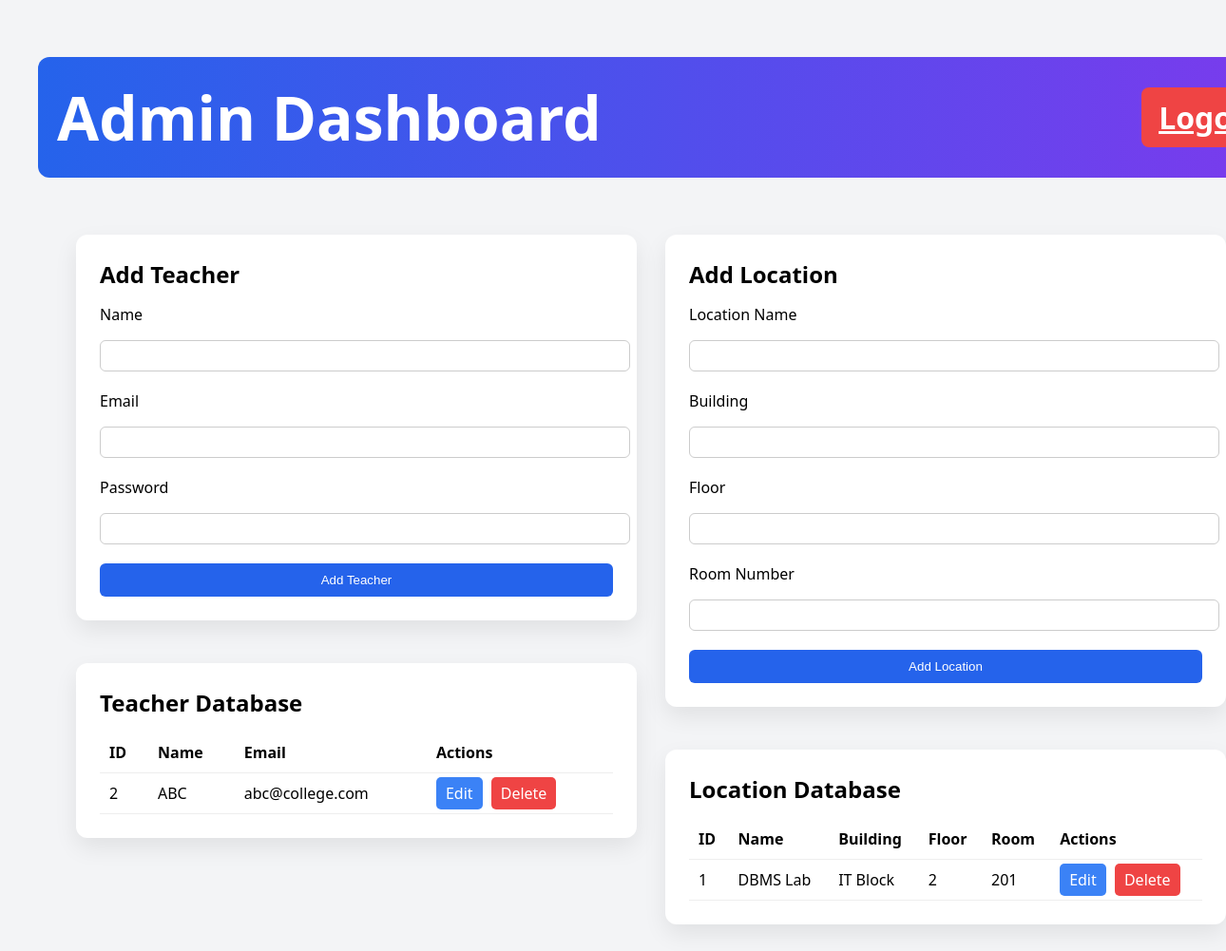
The page /admin (signed in) on the database as committed earlier.
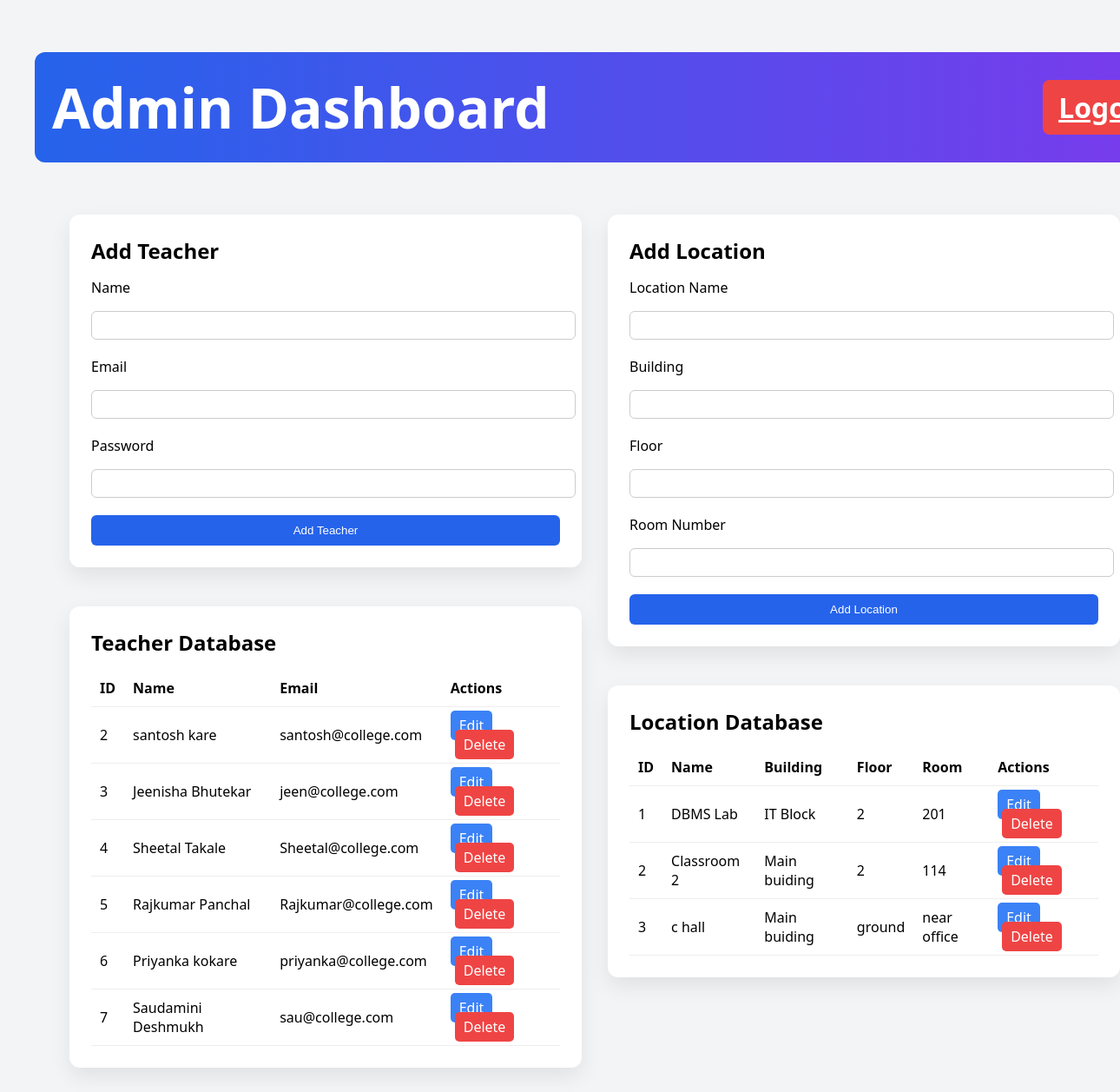
The same page on the database as committed later.
### tables this page shows
CREATE TABLE users (
        id INTEGER PRIMARY KEY AUTOINCREMENT,
        name TEXT,
        email TEXT UNIQUE,
        password TEXT,
        role TEXT
    );

CREATE TABLE locations (
        id INTEGER PRIMARY KEY AUTOINCREMENT,
        name TEXT,
        building TEXT,
        floor TEXT,
        room_number TEXT,
        x INTEGER,
        y INTEGER
    );

### app.py (the view)
@app.route("/admin")
def admin_dashboard():
    if "role" not in session or session["role"] != "admin":
        return redirect("/login")
    conn = get_db_connection()
    teachers = conn.execute(
        "SELECT * FROM users WHERE role='teacher'"
    ).fetchall()
    locations = conn.execute(
        "SELECT * FROM locations"
    ).fetchall()
    conn.close()
    return render_template(
        "admin_dashboard.html",
        teachers=teachers,
        locations=locations)
    return render_template("admin_dashboard.html")

### app.py (called while the page is built)
def get_db_connection():
    conn = sqlite3.connect(DB_NAME)
    conn.row_factory = sqlite3.Row
    return conn

### templates/admin_dashboard.html (shortened to what this page needs)
<!DOCTYPE html>
<html>
<head>
    <link rel="stylesheet" href="{{ url_for('static', filename='css/style.css') }}">
</head>
<body>
<div class="container">
    <div class="header">
        <h1>Admin Dashboard</h1>
        <a href="/logout" class="btn btn-danger">Logout</a>
    </div>
<div class="admin-grid">
    <div class="admin-left">
        <div class="admin-card">
            <h2>Add Teacher</h2>
            <form action="/add_teacher" method="POST">
                <label>Name</label>
                <input type="text" name="name" required>
                <label>Email</label>
                <input type="email" name="email" required>
                <label>Password</label>
                <input type="text" name="password" required>
                <button type="submit">Add Teacher</button>
            </form>
        </div>
        <div class="admin-card">
            <h2>Teacher Database</h2>
            <table>
                <tr>
                    <th>ID</th>
                    <th>Name</th>
                    <th>Email</th>
                    <th>Actions</th>
                </tr>
                {% for teacher in teachers %}
                <tr>
                    <td>{{ teacher.id }}</td>
                    <td>{{ teacher.name }}</td>
                    <td>{{ teacher.email }}</td>
                    <td>
                        <a href="/edit_teacher/{{ teacher.id }}" class="edit-btn">Edit</a>
                        <a href="/delete_teacher/{{ teacher.id }}" class="delete-btn">Delete</a>
                    </td>
                </tr>
                {% endfor %}
            </table>
        </div>
    </div>
<div class="admin-right">
    <div class="admin-card">
        <h2>Add Location</h2>
        <form action="/add_location" method="POST">
            <label>Location Name</label>
            <input type="text" name="name">
            <label>Building</label>
            <input type="text" name="building">
            <label>Floor</label>
            <input type="text" name="floor">
            <label>Room Number</label>
            <input type="text" name="room_number">
            <button type="submit">Add Location</button>
        </form>
    </div>
    <div class="admin-card">
        <h2>Location Database</h2>
        <table>
            <tr>
                <th>ID</th>
                <th>Name</th>
                <th>Building</th>
                <th>Floor</th>
                <th>Room</th>
                <th>Actions</th>
            </tr>
            {% for loc in locations %}
            <tr>
                <td>{{ loc.id }}</td>
                <td>{{ loc.name }}</td>
                <td>{{ loc.building }}</td>
                <td>{{ loc.floor }}</td>
                <td>{{ loc.room_number }}</td>
                <td>
                    <a href="/edit_location/{{ loc.id }}" class="edit-btn">Edit</a>
                    <a href="/delete_location/{{ loc.id }}" class="delete-btn">Delete</a>
                </td>
            </tr>
            {% endfor %}
        </table>
    </div>
</div>
</body>
</html>

### static/css/style.css (style rules this page uses)
body { margin: 0; font-family: 'Segoe UI', sans-serif; background: #f3f4f6; }
h1, h2 { margin: 0; }
.container { width: 100%; max-width: 1400px; margin: auto; padding:40px }
.header { width:100%; max-width:1400px; margin:20px auto; padding:20px; font-size:32px; font-weight:bold; text-align:center; background:linear-gradient(90deg,#2563eb,#7c3aed); color:white; border-radius:12px; display:flex; justify-content:space-between; align-items:center; }
.btn { padding: 10px 18px; border: none; border-radius: 8px; background: #2563eb; color: white; cursor: pointer; transition: 0.3s; }
.btn-danger { background: #ef4444; }
input, select { width: 100%; padding: 10px; margin-top: 6px; margin-bottom: 15px; border-radius: 8px; border: 1px solid #d1d5db; }
.edit-btn { background:#3498db; color:white; padding:6px 12px; border-radius:5px; text-decoration:none; }
.delete-btn { background:#e74c3c; color:white; padding:6px 12px; border-radius:5px; text-decoration:none; margin-left:5px; }
.admin-grid { display:grid; grid-template-columns: 1fr 1fr; gap:30px; padding:40px; align-items:start; }
.admin-left, .admin-right { display:flex; flex-direction:column; gap:20px; }
.admin-card { background:white; padding:25px; border-radius:12px; box-shadow:0 10px 25px rgba(0,0,0,0.08); margin-bottom:25px; width = 100%; }
.admin-card h2 { margin-bottom:15px; }
.admin-card form { display:flex; flex-direction:column; gap:10px; }
.admin-card input { width:100%; padding:8px; margin-bottom:10px; border:1px solid #ccc; border-radius:6px; }
.admin-card button { padding:10px 16px; background:#2563eb; color:white; border:none; border-radius:6px; cursor:pointer; }
table { width:100%; border-collapse:collapse; margin-top:15px; }
th, td { padding:10px; border-bottom:1px solid #eee; text-align:left; }
.edit-btn { background:#3b82f6; color:white; padding:6px 10px; border-radius:5px; text-decoration:none; }
.delete-btn { background:#ef4444; color:white; padding:6px 10px; border-radius:5px; text-decoration:none; }

Rows that differ between the two databases and show on the page:
changed users id 2: name "ABC" → "santosh kare"; email "abc@college.com" → "santosh@college.com"
added users: id "3", name "Jeenisha Bhutekar", email "jeen@college.com"
added users: id "4", name "Sheetal Takale", email "Sheetal@college.com"
added users: id "5", name "Rajkumar Panchal", email "Rajkumar@college.com"
added users: id "6", name "Priyanka kokare", email "priyanka@college.com"
added users: id "7", name "Saudamini Deshmukh", email "sau@college.com"
added locations: id "2", name "Classroom 2", building "Main buiding", floor "2", room_number "114"
added locations: id "3", name "c hall", building "Main buiding", floor "ground", room_number "near office"
